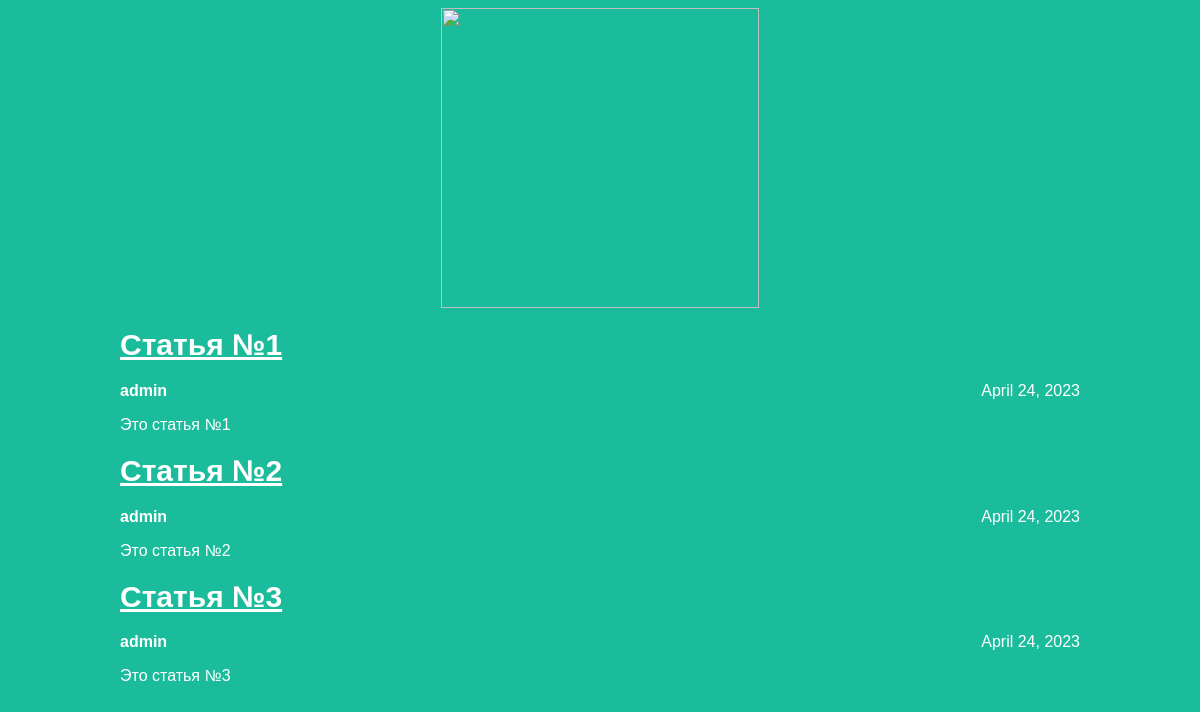
The page / on the database its author committed.
### articles/models.py (models this page shows, shortened)
class Article(models.Model):
    title = models.CharField(max_length=200)
    author = models.ForeignKey(User, on_delete=models.CASCADE)
    text = models.TextField()
    created_date = models.DateField(auto_now_add=True)
    def get_excerpt(self):
        return self.text[:140] + "..." if len(self.text) > 140 else self.text

### articles/views.py (the view)
# urls.py: path('', views.archive, name='archive'),
def archive(request):
    return render(request, 'archive.html', {"posts": Article.objects.all()})

### articles/templates/archive.html (shortened to what this page needs)
<!DOCTYPE html>
<html>
<head>
    <link rel="stylesheet" href="{{ STATIC_URL }}/static/css/article.css">
</head>
<body class="archive">
    <div class="header">
        <img src="https://krot.info/uploads/posts/2022-03/1646772961_63-krot-info-p-sovremennie-memi-smeshnie-foto-69.jpg"
            style="height:300px"/>
    </div>
    <div class="archive">
        {% for post in posts %}
        <div class="post-title">
            <h2><a href="article/{{post.id}}">{{ post.title }}</a></h2>
            <div class="article-info">
                <div class="article-author">{{ post.author.username }}</div>
                <div class="article-created-date">{{ post.created_date }}</div>
            </div>
            <p class="article-text">{{ post.get_excerpt }}</p>
        </div>
        {% endfor %}
    </div>
</body>
</html>

### articles/static/css/article.css (style rules this page uses)
body { background: #1abc9c; font-family: Tahoma, Arial, sans-serif; color: #ffffff; }
.header img { display: block; width: 318px; margin-left: auto; margin-right: auto; }
.archive { width: 960px; margin-left: auto; margin-right: auto; }
.post-title a { font-size: 30px; color: #ffffff; }
.article-author { font-weight: bold; width: 50%; float: left; }
.article-created-date { text-align: right; }

### rows shown on the page
Article: title "Статья №1", author.username "admin", created_date "April 24, 2023", get_excerpt "Это статья №1"
Article: title "Статья №2", author.username "admin", created_date "April 24, 2023", get_excerpt "Это статья №2"
Article: title "Статья №3", author.username "admin", created_date "April 24, 2023", get_excerpt "Это статья №3"
